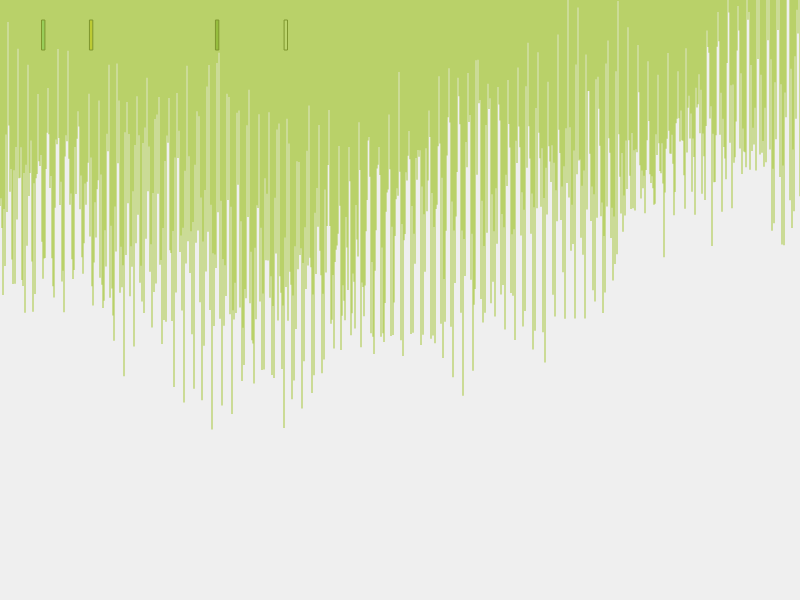
Frame 1 (no input)
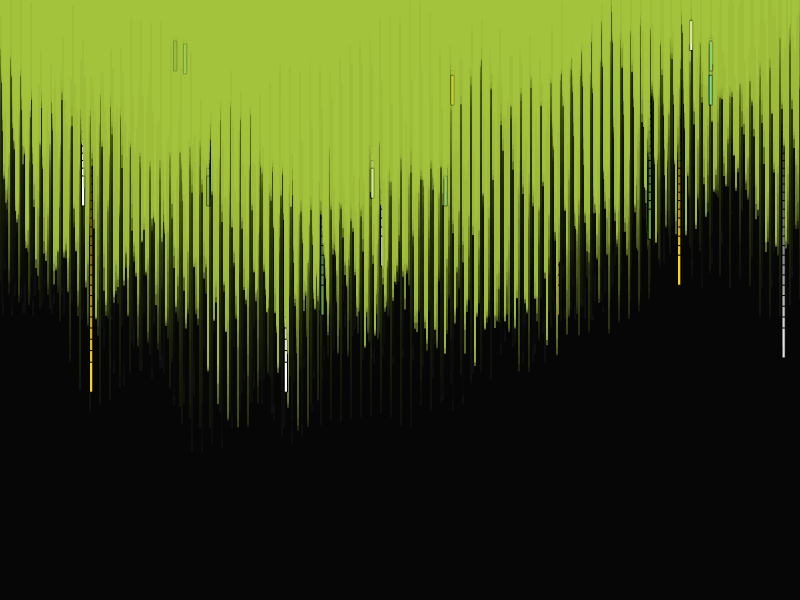
Frame 60 (no input)
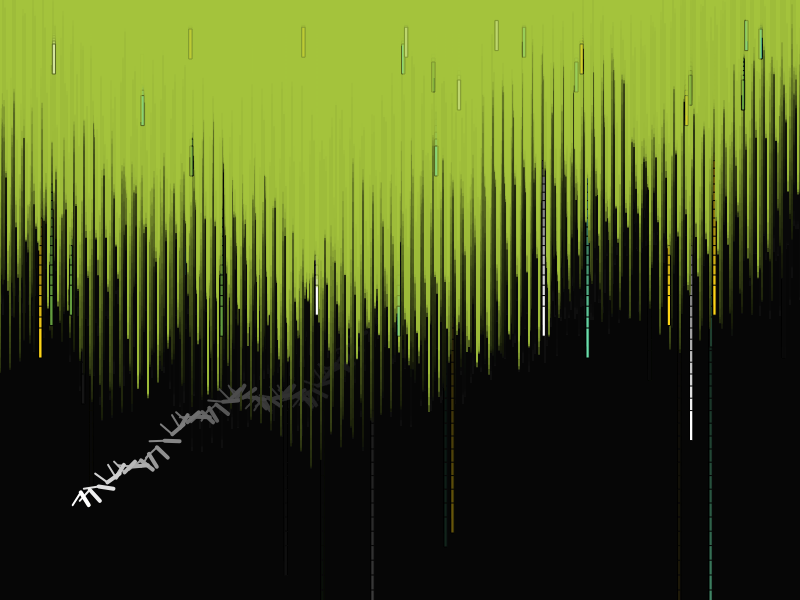
Frame 120 (the mouse pressed at the canvas centre since frame 60)

The p5.js sketch that drew these frames (run headless with seeded random() and noise() and a simulated clock; from frame 60 on, the mouse is pressed at the canvas centre):

// p5.js sketch
// ── sketch.js
//click to generate small creatures

let fly = [];
let drops=[]
let originY;
let x = 40;
let y = 20;
let Start = 0;
let inc = 0.25;
let offx = 0;

let timer = 0;
let start = false;

let extraCanvas;
function setup() {
  createCanvas(800, 600);
}

function draw() {
  background(0,16);
  
  let r=random(0,100)
  if(r>70){
  drops.push(new Drop(random(-200,width+400),"#fdd417"))
   drops.push(new Drop(random(-200,width+400),"#ffffff"))
   drops.push(new Drop(random(-200,width+400),"#639e3f"))
   drops.push(new Drop(random(-200,width+400),"#6adfab"))
  }
 
  // while (drops.length > 30) {
  //   drops.splice(0, 1); // (index, howMany)
  // }
  //while?if?
    
    
  for (let i=0;i<drops.length;i++)  {
    let d=drops[i];
    if (d.lifespan>0){
      d.display()
      d.update()
      d.fallGround()
    }
  }

  wave();

  for (let i = 0; i < fly.length; i++) {
    let f = fly[i];
    fill(255);
    if (f.lifespan > 0) {
      f.display();
      f.update();
      f.around();
    }
  } 
  fill(255)
  // rect(0,0,200,height)
  // rect(width,0,-200,height)
  // rect(0,0,width,100)
  // rect(0,height,width,-200)
}

function mousePressed() {
  originY = mouseY;
  fly.push(new Fly(mouseX, mouseY));
}

function wave() {
  push();
  translate(0, sin(frameCount * 0.08) * 40 - 90);
  xoff = Start;
  for (let i = 0; i < 10; i++) {
    noStroke();

    for (let x = i; x < width + 130; x = x + 10) {
      this.y =
        map(noise(xoff * 0.7 * (i * 0.2 + 1) + i), 0, 1, -140, 90) +
        map(sin(xoff * 0.4), -1, 1, 0, 130);
      push();
      translate(0, sin(frameCount * 0.08 + i * 0.5) * 80);
      rectMode(CENTER);
      fill("#a7c83f");
      rect(
        x,
        this.y + map(dist(x, 0, width / 2 - 100, 0), 210, 0, -10, 70),
        1,
        map(noise(xoff + 0.5), 0, 1, 170, 150) + random(-20, 5) + 350
      );

      pop();
      xoff += inc;
    }
  }
  Start += 0.03;
  pop(0);
}

// ── class.js
class Fly {
  constructor(x, y) {
    this.pos=createVector(x,y)
    this.vel=createVector(random(-2,5),0)
    this.lifespan=random(50,80)
  }
  display() {
    
    
    push()
    //stroke("#cce3be")
    stroke(255)
    translate(this.pos.x,this.pos.y)
    push()
    strokeWeight(4)
    rotate(map(sin(frameCount*0.8),-1,1,-PI/6-0.5,PI/6+0.5))
    line(0,0,15,0)
    pop()
    push()
    strokeWeight(2)
    rotate(map(sin(frameCount*0.8),-1,1,7*PI/6+0.5,5*PI/6-0.5))
    line(0,0,15,0)
    pop()
    pop()
  }

  update() {
    this.pos.add(this.vel);
    this.lifespan--;
  }

  around() {
    let accy = createVector(random(-0.05,-0.2),sin(frameCount*0.2)*0.7);
    this.vel.add(accy);
}
}


class Drop {
  constructor(x,Color) {
    this.pos=createVector(x,20)
    this.vel=createVector(0,0)
   this.lifespan=random(5,90)
    this.Color=Color
  }
  display() {
    //for(let i=0;i<7;i++){
    fill(this.Color)
    rect(this.pos.x,this.pos.y,3,30) 
    //console.log(i)
    //}
  }
  update() {
    this.pos.add(this.vel);
    this.lifespan--;
  }

  fallGround() {
    let accy = createVector(0,0.2);
    this.vel.add(accy);
}
}
